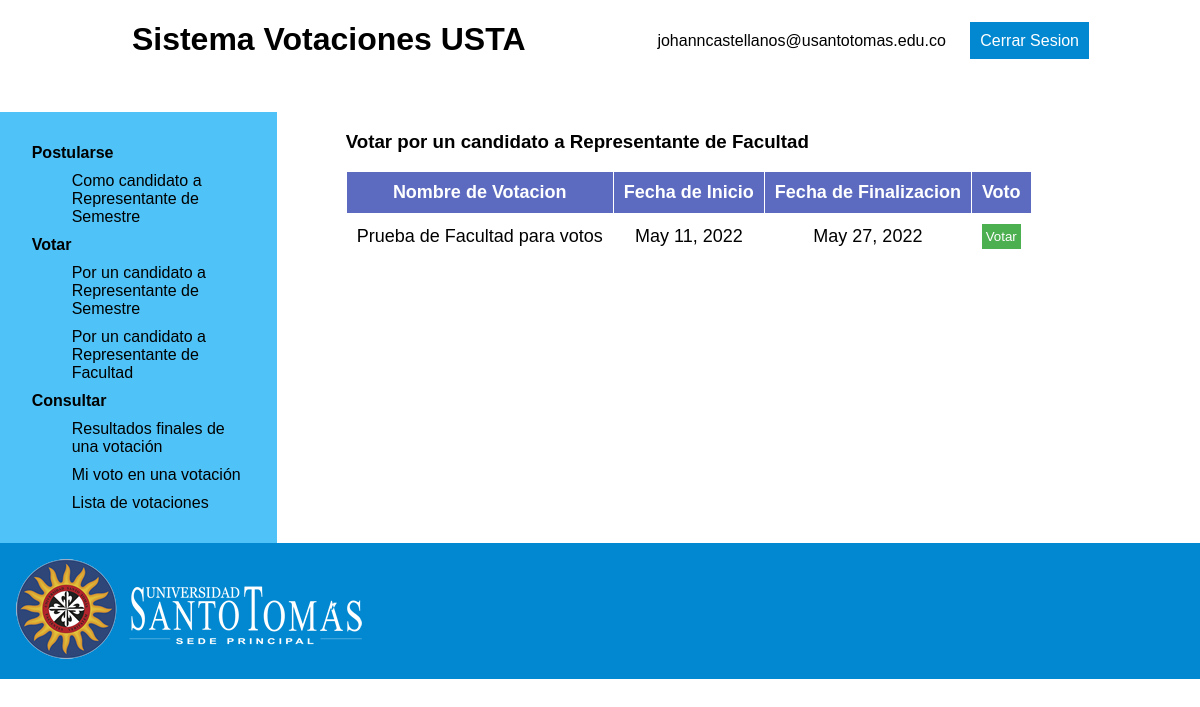
/voteFaculty/ (signed in), run on an earlier commit of the app's database.
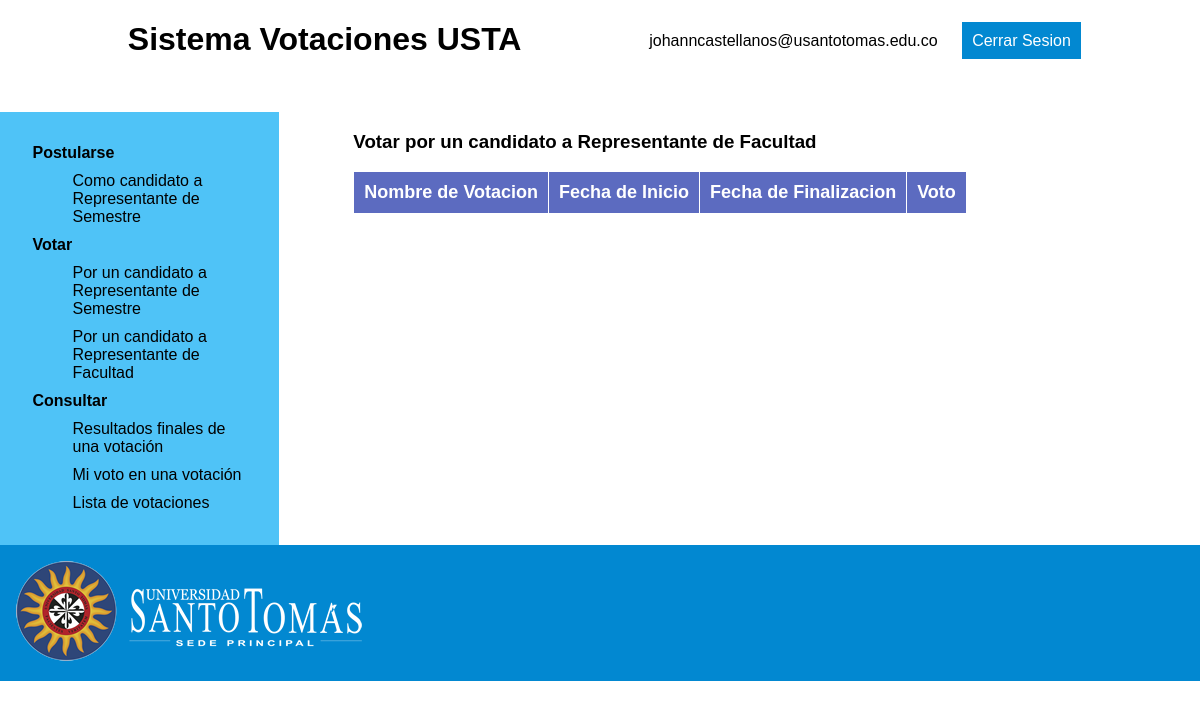
And on a later commit of the database.
### app_votaciones/models.py (models this page shows, shortened)
class Votacion(models.Model):
    nombre = models.CharField(max_length=45)
    start_date = models.DateField(
                                auto_now=False,
	                            auto_now_add=False,
    )
    end_date = models.DateField(auto_now=False,
	                            auto_now_add=False,
                                )
    idTipo = models.ForeignKey(TipoVotacion,
                  related_name='votaciones',
                  null=False,
                  on_delete=models.PROTECT)
    idEstado = models.ForeignKey(EstadoVotacion,
                  related_name='votaciones',
                  null=False,
                  on_delete=models.PROTECT)
    idFacultad = models.ForeignKey(Facultad,
                  related_name='votaciones',
                  null=False,
                  on_delete=models.PROTECT)
    class Meta:
        app_label = 'app_votaciones'

### app_votaciones/views.py (the view)
# urls.py: path('voteFaculty/', views.voteFaculty, name='voteFaculty'),
@login_required
def voteFaculty(request):
    votaciones = Votacion.objects.filter(idFacultad=Estudiante.objects.get(id=request.user.id).idFacultad_id)
    contexto = {"votaciones":votaciones}
    return render(request, 'voteFaculty.html',contexto)

### app_votaciones/templates/voteFaculty.html (shortened to what this page needs)
{% extends "student.html" %}
{% load static %}
{% block main %}
<h3>Votar por un candidato a Representante de Facultad</h3>
<table>
  <thead>
    <tr>
      <th>Nombre de Votacion</th>
      <th>Fecha de Inicio</th>
      <th>Fecha de Finalizacion</th>
      <th>Voto</th>
    </tr>
  </thead>
  <tbody>
    {% if votaciones %}
    {% for votacion in votaciones %}
    {% if votacion.idEstado_id == 2 and votacion.idTipo_id == 2 %}
    <tr>
      <td>{{ votacion.nombre }}</td>
      <td>{{ votacion.start_date }}</td>
      <td>{{ votacion.end_date }}</td>
      <form action="{% url 'app:listCandidates' %}" method="post">
        <td><button type="submit" name='id' value={{votacion.id}}>Votar</button></td>
      </form>
    </tr>
    {% endif %}
    {% endfor %}
    {% endif %}
  </tbody>
</table>
{% endblock %}

What changed in the data, as far as the page shows it:
no longer on this page (row edited): Votacion: nombre "Prueba de Facultad para votos", start_date "May 11, 2022", end_date "May 27, 2022", {{ votacion.id }} 10 (drawn)
